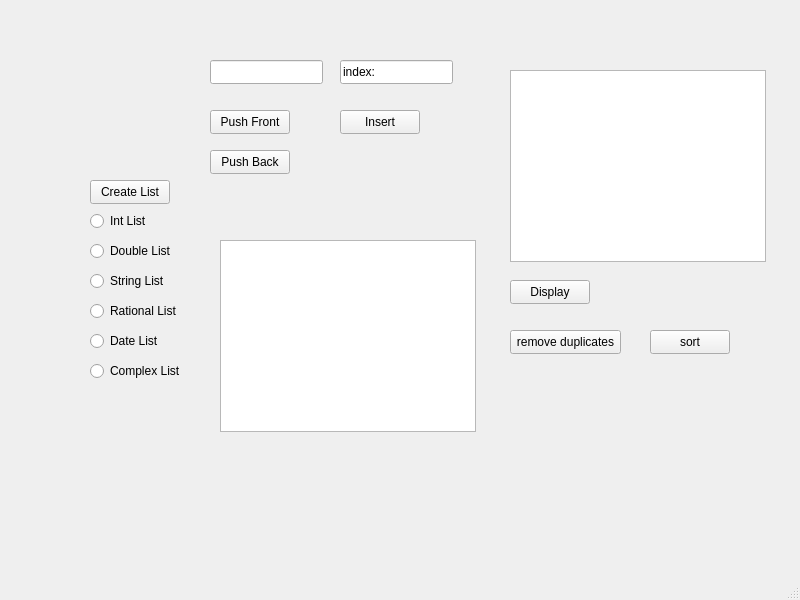
<?xml version="1.0" encoding="UTF-8"?>
<ui version="4.0">
 <class>MainWindow</class>
 <widget class="QMainWindow" name="MainWindow">
  <property name="geometry">
   <rect>
    <x>0</x>
    <y>0</y>
    <width>800</width>
    <height>600</height>
   </rect>
  </property>
  <property name="windowTitle">
   <string>MainWindow</string>
  </property>
  <widget class="QWidget" name="centralwidget">
   <widget class="QPushButton" name="pushButton">
    <property name="geometry">
     <rect>
      <x>210</x>
      <y>150</y>
      <width>80</width>
      <height>24</height>
     </rect>
    </property>
    <property name="text">
     <string>Push Back</string>
    </property>
   </widget>
   <widget class="QPushButton" name="pushButton_2">
    <property name="geometry">
     <rect>
      <x>90</x>
      <y>180</y>
      <width>80</width>
      <height>24</height>
     </rect>
    </property>
    <property name="text">
     <string>Create List</string>
    </property>
   </widget>
   <widget class="QRadioButton" name="radioButton">
    <property name="geometry">
     <rect>
      <x>90</x>
      <y>210</y>
      <width>91</width>
      <height>22</height>
     </rect>
    </property>
    <property name="text">
     <string>Int List</string>
    </property>
   </widget>
   <widget class="QRadioButton" name="radioButton_2">
    <property name="geometry">
     <rect>
      <x>90</x>
      <y>240</y>
      <width>91</width>
      <height>22</height>
     </rect>
    </property>
    <property name="text">
     <string>Double List</string>
    </property>
   </widget>
   <widget class="QRadioButton" name="radioButton_3">
    <property name="geometry">
     <rect>
      <x>90</x>
      <y>270</y>
      <width>91</width>
      <height>22</height>
     </rect>
    </property>
    <property name="text">
     <string>String List</string>
    </property>
   </widget>
   <widget class="QRadioButton" name="radioButton_4">
    <property name="geometry">
     <rect>
      <x>90</x>
      <y>300</y>
      <width>91</width>
      <height>22</height>
     </rect>
    </property>
    <property name="text">
     <string>Rational List</string>
    </property>
   </widget>
   <widget class="QRadioButton" name="radioButton_5">
    <property name="geometry">
     <rect>
      <x>90</x>
      <y>330</y>
      <width>91</width>
      <height>22</height>
     </rect>
    </property>
    <property name="text">
     <string>Date List</string>
    </property>
   </widget>
   <widget class="QRadioButton" name="radioButton_6">
    <property name="geometry">
     <rect>
      <x>90</x>
      <y>360</y>
      <width>91</width>
      <height>22</height>
     </rect>
    </property>
    <property name="text">
     <string>Complex List</string>
    </property>
   </widget>
   <widget class="QLineEdit" name="lineEdit">
    <property name="geometry">
     <rect>
      <x>210</x>
      <y>60</y>
      <width>113</width>
      <height>24</height>
     </rect>
    </property>
   </widget>
   <widget class="QTextBrowser" name="textBrowser">
    <property name="geometry">
     <rect>
      <x>510</x>
      <y>70</y>
      <width>256</width>
      <height>192</height>
     </rect>
    </property>
   </widget>
   <widget class="QPushButton" name="pushButton_3">
    <property name="geometry">
     <rect>
      <x>510</x>
      <y>280</y>
      <width>80</width>
      <height>24</height>
     </rect>
    </property>
    <property name="text">
     <string>Display</string>
    </property>
   </widget>
   <widget class="QPushButton" name="pushButton_4">
    <property name="geometry">
     <rect>
      <x>510</x>
      <y>330</y>
      <width>111</width>
      <height>24</height>
     </rect>
    </property>
    <property name="text">
     <string>remove duplicates</string>
    </property>
   </widget>
   <widget class="QPushButton" name="pushButton_5">
    <property name="geometry">
     <rect>
      <x>340</x>
      <y>110</y>
      <width>80</width>
      <height>24</height>
     </rect>
    </property>
    <property name="text">
     <string>Insert</string>
    </property>
   </widget>
   <widget class="QLineEdit" name="lineEdit_2">
    <property name="geometry">
     <rect>
      <x>340</x>
      <y>60</y>
      <width>113</width>
      <height>24</height>
     </rect>
    </property>
    <property name="text">
     <string>index:</string>
    </property>
   </widget>
   <widget class="QPushButton" name="pushButton_6">
    <property name="geometry">
     <rect>
      <x>650</x>
      <y>330</y>
      <width>80</width>
      <height>24</height>
     </rect>
    </property>
    <property name="text">
     <string>sort</string>
    </property>
   </widget>
   <widget class="QPushButton" name="pushButton_7">
    <property name="geometry">
     <rect>
      <x>210</x>
      <y>110</y>
      <width>80</width>
      <height>24</height>
     </rect>
    </property>
    <property name="text">
     <string>Push Front</string>
    </property>
   </widget>
   <widget class="QListWidget" name="listWidget">
    <property name="geometry">
     <rect>
      <x>220</x>
      <y>240</y>
      <width>256</width>
      <height>192</height>
     </rect>
    </property>
   </widget>
  </widget>
  <widget class="QMenuBar" name="menubar">
   <property name="geometry">
    <rect>
     <x>0</x>
     <y>0</y>
     <width>800</width>
     <height>21</height>
    </rect>
   </property>
  </widget>
  <widget class="QStatusBar" name="statusbar"/>
 </widget>
 <resources/>
 <connections/>
</ui>
